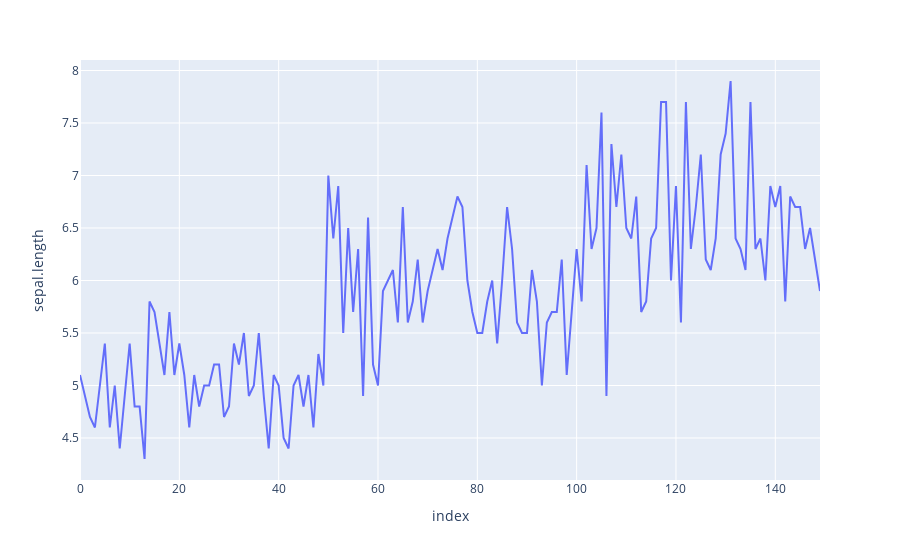
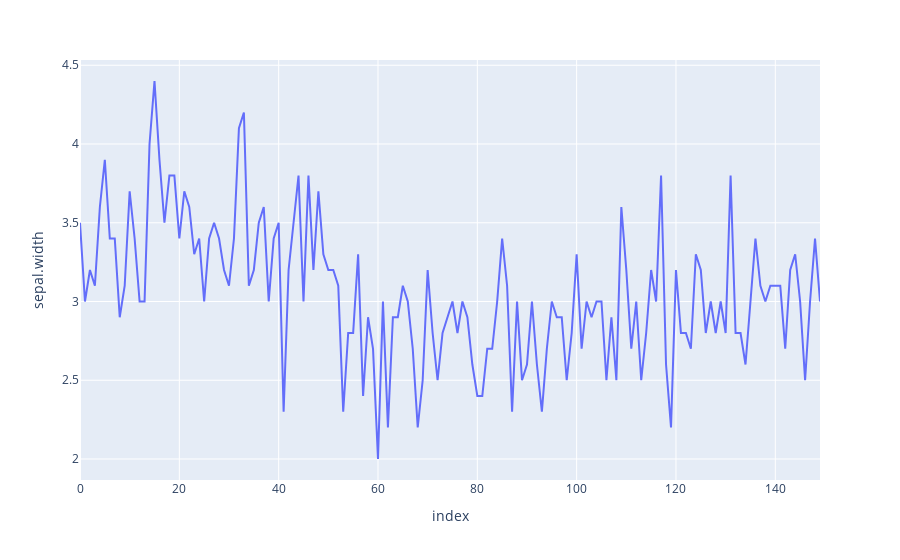
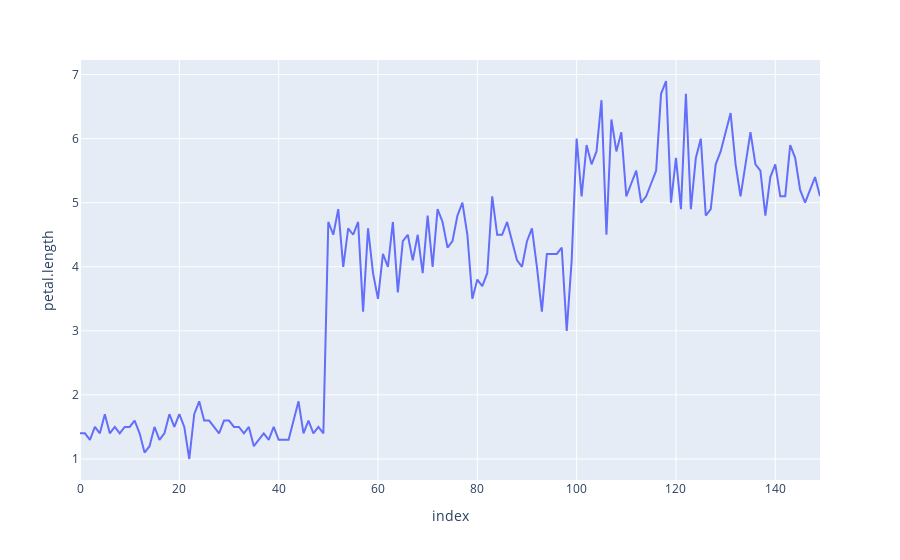

These figures' notebook cell, in order:
### Markdown cell above
# 4. Visualize sepal.length, sepal.width, petal.length on 3 line separate charts

### Code cell
fig1 = px.line(df_iris, y="sepal.length")
fig1.show()
fig2 = px.line(df_iris, y="sepal.width")
fig2.show()
fig3 = px.line(df_iris, y="petal.length")
fig3.show()

### Figure 1 — Plotly figure (JSON) as saved in the notebook; plotly's stock layout.template omitted (floating-point values rounded to 4 significant figures; data arrays with more than 128 entries replaced by an {"elided": "..."} marker saying what was removed)
{"data": [{"hovertemplate": "index=%{x}<br>sepal.length=%{y}<extra></extra>", "legendgroup": "", "line": {"color": "#636efa", "dash": "solid"}, "marker": {"symbol": "circle"}, "mode": "lines", "name": "", "orientation": "v", "showlegend": false, "type": "scatter", "x": {"elided": "150 int values"}, "xaxis": "x", "y": {"elided": "150 float values"}, "yaxis": "y"}], "layout": {"legend": {"tracegroupgap": 0}, "margin": {"t": 60}, "xaxis": {"anchor": "y", "domain": [0, 1], "title": {"text": "index"}}, "yaxis": {"anchor": "x", "domain": [0, 1], "title": {"text": "sepal.length"}}}}

### Figure 2 — Plotly figure (JSON) as saved in the notebook; plotly's stock layout.template omitted (floating-point values rounded to 4 significant figures; data arrays with more than 128 entries replaced by an {"elided": "..."} marker saying what was removed)
{"data": [{"hovertemplate": "index=%{x}<br>sepal.width=%{y}<extra></extra>", "legendgroup": "", "line": {"color": "#636efa", "dash": "solid"}, "marker": {"symbol": "circle"}, "mode": "lines", "name": "", "orientation": "v", "showlegend": false, "type": "scatter", "x": {"elided": "150 int values"}, "xaxis": "x", "y": {"elided": "150 float values"}, "yaxis": "y"}], "layout": {"legend": {"tracegroupgap": 0}, "margin": {"t": 60}, "xaxis": {"anchor": "y", "domain": [0, 1], "title": {"text": "index"}}, "yaxis": {"anchor": "x", "domain": [0, 1], "title": {"text": "sepal.width"}}}}

### Figure 3 — Plotly figure (JSON) as saved in the notebook; plotly's stock layout.template omitted (floating-point values rounded to 4 significant figures; data arrays with more than 128 entries replaced by an {"elided": "..."} marker saying what was removed)
{"data": [{"hovertemplate": "index=%{x}<br>petal.length=%{y}<extra></extra>", "legendgroup": "", "line": {"color": "#636efa", "dash": "solid"}, "marker": {"symbol": "circle"}, "mode": "lines", "name": "", "orientation": "v", "showlegend": false, "type": "scatter", "x": {"elided": "150 int values"}, "xaxis": "x", "y": {"elided": "150 float values"}, "yaxis": "y"}], "layout": {"legend": {"tracegroupgap": 0}, "margin": {"t": 60}, "xaxis": {"anchor": "y", "domain": [0, 1], "title": {"text": "index"}}, "yaxis": {"anchor": "x", "domain": [0, 1], "title": {"text": "petal.length"}}}}
